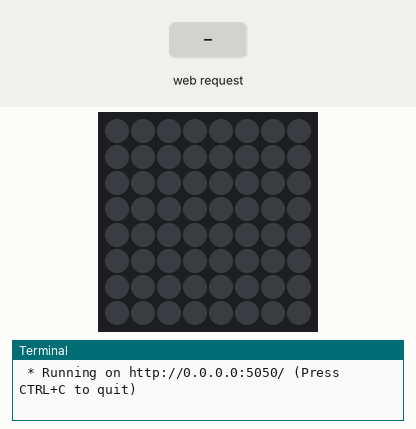
This program was run on a simulated Raspberry Pi (BCM pin numbers) with a Sense HAT. On the bench: the Sense HAT's 8×8 RGB LED matrix, the last lines printed to the terminal. The test bench sets the inputs (shaded band). Dim RGB values are drawn brighter than linear; the 64×8 strip is a reading aid, not a part: it shows the text the matrix is scrolling, unrolled, one strip-width of it at a time; the clock reads 2024-03-15 10:24:30 at power-on unless the program sets it.

Above: at 1.2 s.
1.3 s: HTTP request for / received
At 1.45 s:
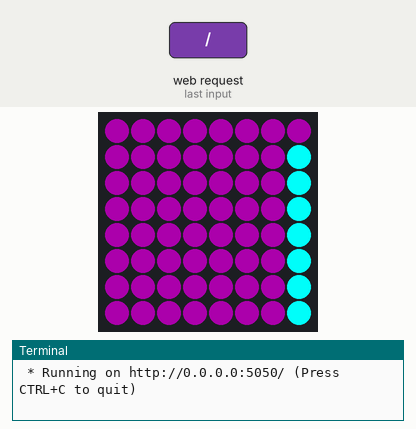
At 9.6 s:
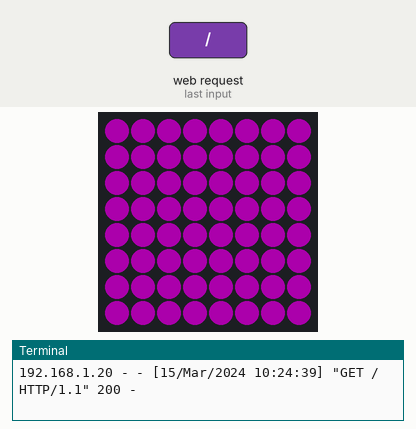

Measured:
- after the input at 1.3 s, the LEDs: first change at once (image 1 shows a later state)

The program:

app.py
```python
from sense_hat import SenseHat
from flask import Flask, render_template

sense = SenseHat()
sense.rotation = 180

app = Flask(__name__)

@app.route('/')
def index():
    sense.show_message('Flash.... aaah', text_colour=[0,255,255], back_colour=[50,0,50])
    return "Well yes"

@app.route('/realtime')
def realtime():
    return render_template('realtime.html')

if __name__ == "__main__":
    app.run(host='0.0.0.0', port=5050)
```
